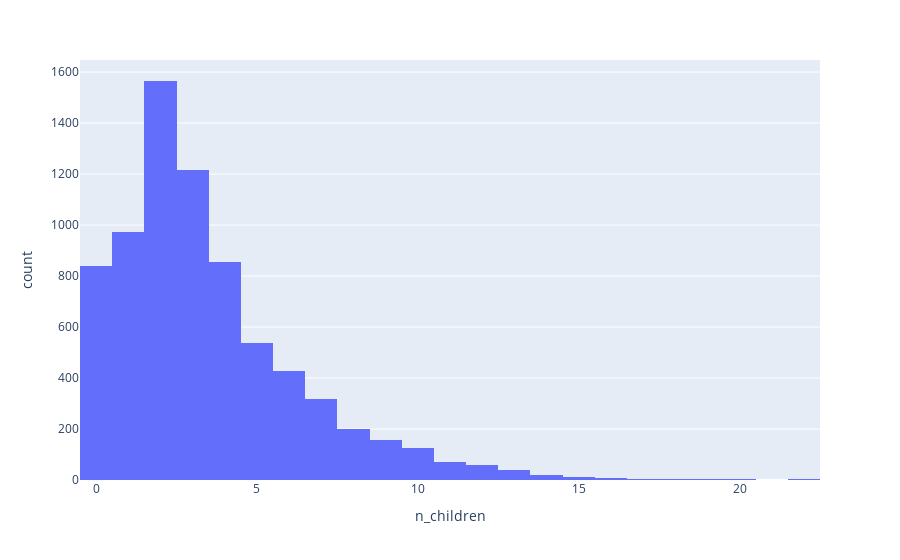

Notebook code cell kept with this figure:
### Code cell
import plotly.express as px
fig = px.histogram(data, x="n_children")
fig.show()

### Figure 1 — Plotly figure (JSON) as saved in the notebook; plotly's stock layout.template omitted (floating-point values rounded to 4 significant figures; data arrays with more than 128 entries replaced by an {"elided": "..."} marker saying what was removed)
{"data": [{"alignmentgroup": "True", "bingroup": "x", "hovertemplate": "n_children=%{x}<br>count=%{y}<extra></extra>", "legendgroup": "", "marker": {"color": "#636efa"}, "name": "", "offsetgroup": "", "orientation": "v", "showlegend": false, "type": "histogram", "x": {"elided": "7445 int values"}, "xaxis": "x", "yaxis": "y"}], "layout": {"barmode": "relative", "legend": {"tracegroupgap": 0}, "margin": {"t": 60}, "xaxis": {"anchor": "y", "domain": [0, 1], "title": {"text": "n_children"}}, "yaxis": {"anchor": "x", "domain": [0, 1], "title": {"text": "count"}}}}
